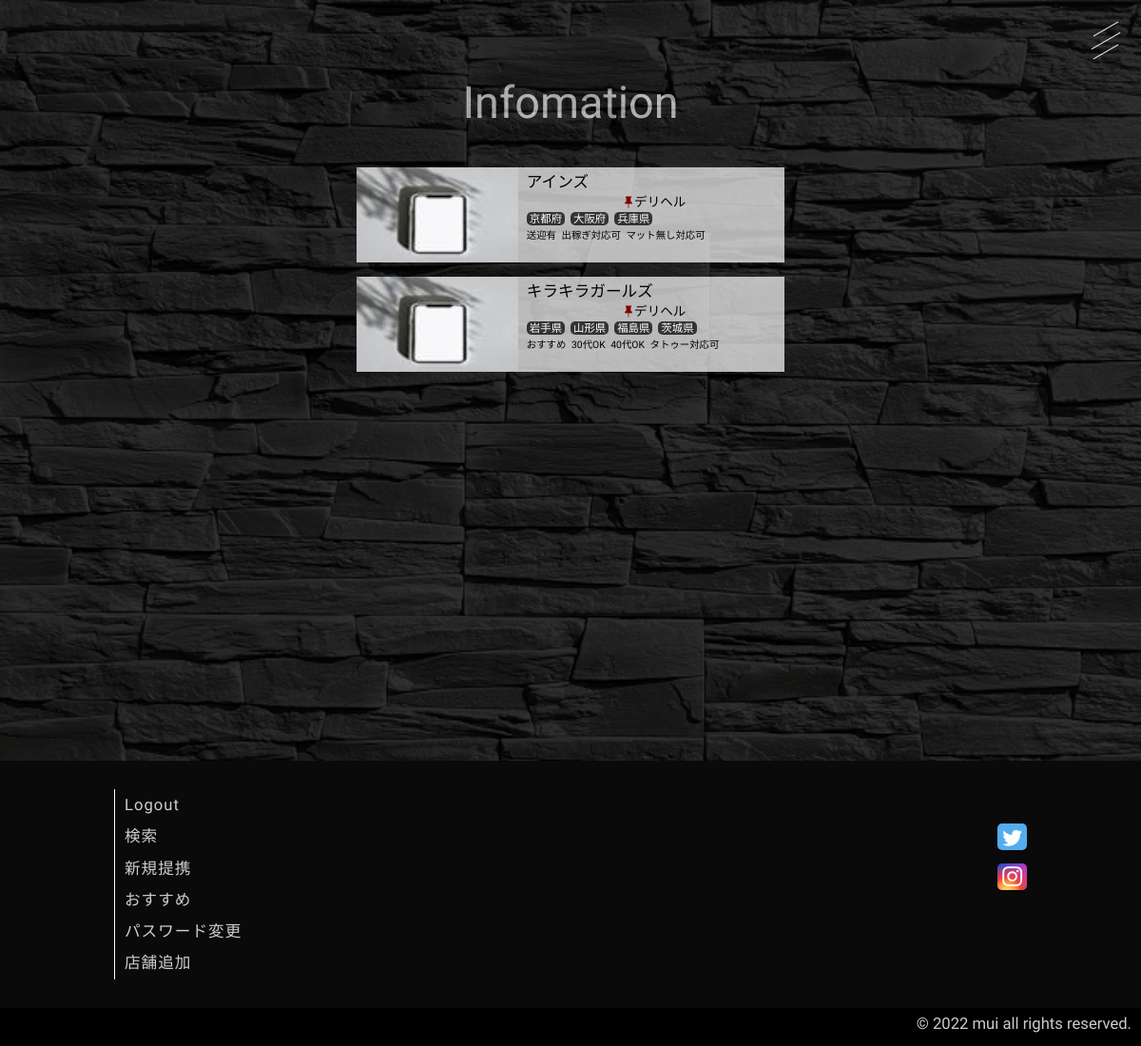
Before: /info (signed in) with the older database file.
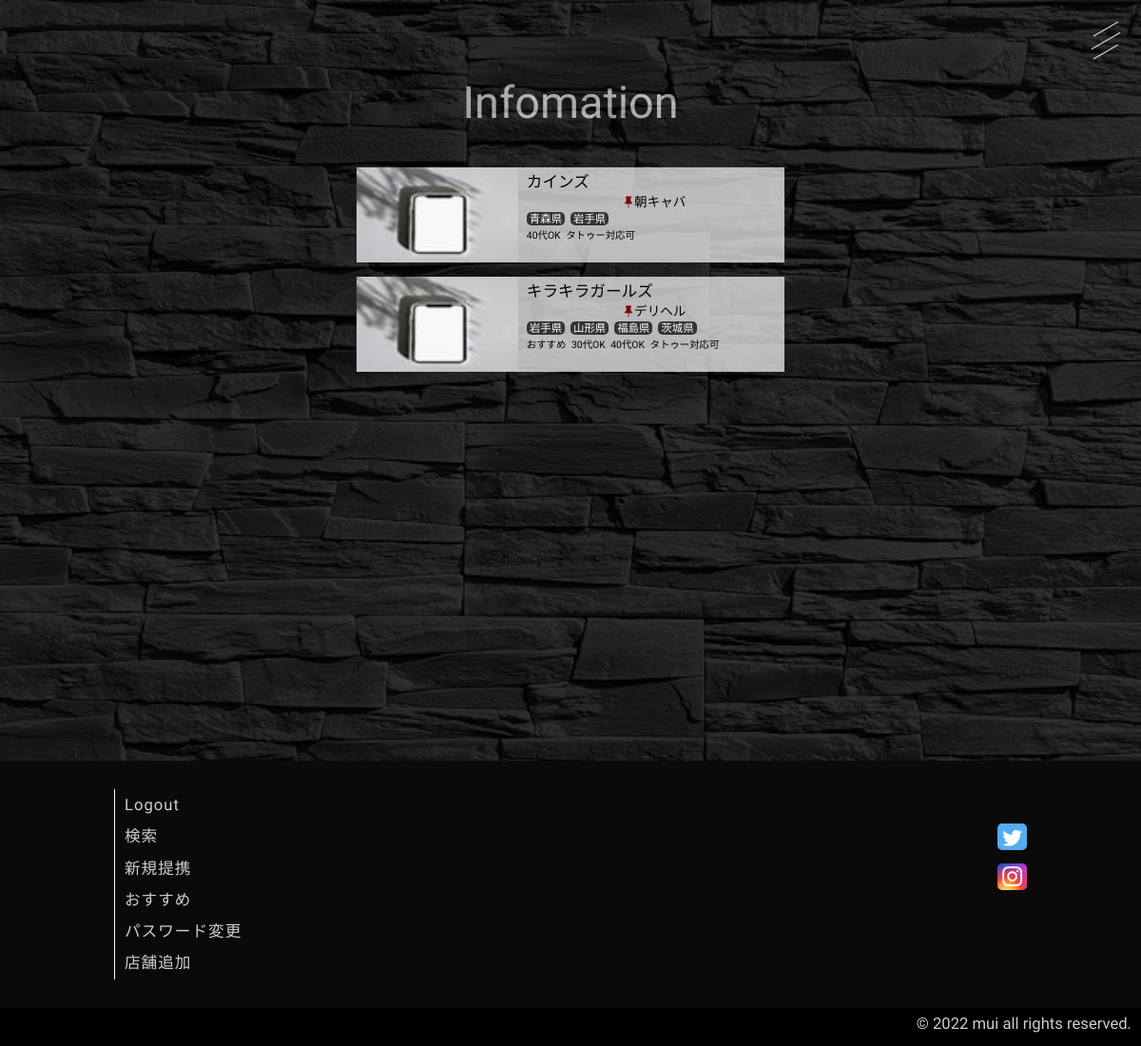
After: the same page with the newer database file.
### app.py (models this page shows)
class Store(db.Model):
    __tablename__ = 'stores'
    id = db.Column(db.Integer, primary_key=True)
    name = db.Column(db.String(50), nullable=False)
    industry = db.Column(db.String(20), nullable=False)
    rank = db.Column(db.String(15), nullable=False)
    pref = db.Column(db.String(200), nullable=False)
    area = db.Column(db.String(100))
    store_area = db.Column(db.String(200))
    station = db.Column(db.String(200))
    time = db.Column(db.String(50))
    concept = db.Column(db.String(50))
    age = db.Column(db.String(100))
    salary = db.Column(db.String(400), nullable=False)
    nomination = db.Column(db.String(50))
    guarantee = db.Column(db.String(50))
    face = db.Column(db.String(20))
    dormitory = db.Column(db.String(20))
    sundry = db.Column(db.String(50))
    back = db.Column(db.String(20))
    remark = db.Column(db.String(400))
    store_tag = db.Column(db.String(100))
    search_tag = db.Column(db.String(100))
    created_at = db.Column(db.DateTime, default=datetime.now(pytz.timezone('Asia/Tokyo')))
    store_img = db.Column(db.String(200))

### app.py (the view)
@app.route("/info", methods=['GET'])
@login_required
def info():
    err_msg = "店舗を登録してください"
    store_all = Store.query.order_by(Store.created_at.desc()).limit(5).all()
    return render_template('auth/info.html', err_msg = err_msg, store_all = store_all)

### app.py (called while the page is built)
@login_manager.user_loader
def load_user(user_id):
    return User.query.get(int(user_id))

### templates/auth/info.html (shortened to what this page needs)
{% extends "base.html" %}
{% block header %}
    <div class="burger_btn">
        <span class="bar bar_top"></span>
        <span class="bar bar_mid"></span>
        <span class="bar bar_bottom"></span>
    </div>
{% endblock %}
{% block content %}
{% if not store_all %}
    <div class="search">
        <img src="{{url_for('static', filename='outputs/storeParam(3).jpg')}}" alt="" class="post_img">
        <div class="err_wrapper">
            <h1>No Data</h1>
            <p class="err_msg">＊{{ err_msg }}</p>
            <a href="{{url_for('search')}}" class="err_link">検索ページにジャンプ</a>
        </div>
    </div>
{% else %}
    <div class="search">
        <img src="{{url_for('static', filename='outputs/storeParam(3).jpg')}}" alt="" class="post_img">
        <h1 class="search_title">Infomation</h1>
        <div class="search_post">
            {% for store in store_all %}
            <article class="article_items">
                <a href="{{store.id}}/detail" class="store">
                    <img src="{{url_for('static', filename=store.store_img)}}" alt="" class="store_img">
                    <div class="store_info">
                        <h2 class="name">{{ store.name }}</h2>
                        <p class="industry"><span class="industry_icon bi bi-pin-fill"></span>{{ store.industry }}</p>
                        <p class="pref">
                            {% set list1 = store.pref.split(',') %}
                            {% for pref in list1 %}
                                <span class="pref_text">{{ pref }}</span>
                            {% endfor %}
                        </p>
                        <p class="tag">
                            {% set list3 = store.store_tag.split(',') %}
                            {% for store_tag in list3 %}
                                <span class="tag_text">{{ store_tag }}</span>
                            {% endfor %}
                        </p>
                    </div>
                </a>
            </article>
            {% endfor %}
        </div>
    </div>
{% endif %}
{% endblock %}
{% block footer %}
    <div class="footer_contents">
        <div class="footer_items">
            <a href="{{url_for('logout')}}">Logout</a>
            <a href="{{url_for('search')}}">検索</a>
            <a href="{{url_for('info')}}">新規提携</a>
            <a href="{{url_for('favorite')}}">おすすめ</a>
            {% if current_user.id == 1 %}
                <a href="{{url_for('edit')}}">パスワード変更</a>
                <a href="{{url_for('create')}}">店舗追加</a>
            {% endif %}
        </div>
        <div class="sns_items">
            <a href="" class="sns_link"><span class="sns_icon bi bi-twitter"></span></a>
            <a href="" class="sns_link"><span class="sns_icon bi bi-instagram"></span></a>
        </div>
    </div>
    <div class="copy_right">
        <p>© 2022 mui all rights reserved.</p>
    </div>
{% endblock %}

Changed rows visible on the page:
removed Store: store_img (picture), name "アインズ", industry "デリヘル", list1 "京都府" "大阪府" "兵庫県", list3 "送迎有" "出稼ぎ対応可" "マット無し対応可"
added Store: store_img (picture), name "カインズ", industry "朝キャバ", list1 "青森県" "岩手県", list3 "40代OK" "タトゥー対応可"
